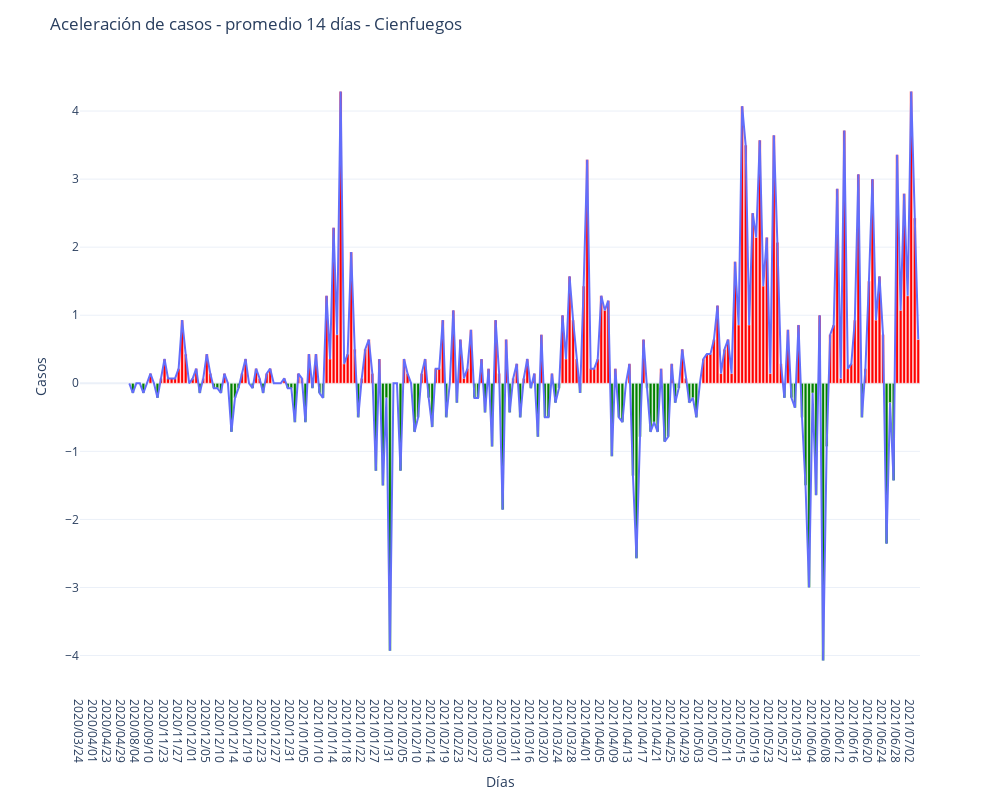

The code cell stored with this chart in its notebook:
### Code cell
import numpy as np
# here you define the color
#cfg["color"] = np.where(cfg["accelMeans14"] >= 0, 'green', "red")
## add a color column to the df, apply along row
cfg['color'] = cfg.apply(lambda x: 'red' if x['accelMeans14'] >= 0 else 'green', axis=1)
pos = cfg[cfg['accelMeans14'] >= 0]
neg = cfg[cfg['accelMeans14'] < 0]

fig = go.Figure()

fig = px.line(cfg, x="Date", y="accelMeans14", template=chartTemplate)

#fig.add_trace(go.Bar(x=cfg['Date'], y=cfg['accelMeans14'], name='Promedio de 14 días', marker = dict(color = 'red')) 

fig.add_trace(go.Bar(x=pos['Date'], y=pos['accelMeans14'], name='Promedio de 14 días', marker = dict(color = 'red')))
fig.add_trace(go.Bar(x=neg['Date'], y=neg['accelMeans14'], name='Promedio de 14 días', marker = dict(color = 'green')))#
fig.update_layout({"title": 'Aceleración de casos - promedio 14 días - Cienfuegos',
                   "xaxis": {"title":"Días"},
                   "yaxis": {"title":"Casos"},

                   "width" : 1000,
                   "height" : 800,                   "showlegend": False})
fig.show()

### Figure 1 — Plotly figure (JSON) as saved in the notebook; plotly's stock layout.template omitted (floating-point values rounded to 4 significant figures; data arrays with more than 128 entries replaced by an {"elided": "..."} marker saying what was removed)
{"data": [{"hovertemplate": "Date=%{x}<br>accelMeans14=%{y}<extra></extra>", "legendgroup": "", "line": {"color": "#636efa", "dash": "solid"}, "mode": "lines", "name": "", "orientation": "v", "showlegend": false, "type": "scatter", "x": {"elided": "239 str values"}, "xaxis": "x", "y": {"elided": "239 float values"}, "yaxis": "y"}, {"marker": {"color": "red"}, "name": "Promedio de 14 días", "type": "bar", "x": {"elided": "149 str values"}, "y": {"elided": "149 float values"}}, {"marker": {"color": "green"}, "name": "Promedio de 14 días", "type": "bar", "x": ["2020/07/25", "2020/08/14", "2020/11/18", "2020/12/03", "2020/12/07", "2020/12/09", "2020/12/10", "2020/12/13", "2020/12/14", "2020/12/15", "2020/12/20", "2020/12/23", "2020/12/30", "2020/12/31", "2021/01/02", "2021/01/05", "2021/01/08", "2021/01/10", "2021/01/11", "2021/01/21", "2021/01/27", "2021/01/29", "2021/01/30", "2021/01/31", "2021/02/03", "2021/02/08", "2021/02/10", "2021/02/13", "2021/02/14", "2021/02/19", "2021/02/22", "2021/02/27", "2021/02/28", "2021/03/02", "2021/03/04", "2021/03/07", "2021/03/09", "2021/03/12", "2021/03/16", "2021/03/18", "2021/03/20", "2021/03/21", "2021/03/23", "2021/03/24", "2021/03/30", "2021/04/08", "2021/04/10", "2021/04/11", "2021/04/14", "2021/04/15", "2021/04/16", "2021/04/18", "2021/04/19", "2021/04/20", "2021/04/21", "2021/04/23", "2021/04/24", "2021/04/26", "2021/04/27", "2021/04/30", "2021/05/01", "2021/05/02", "2021/05/27", "2021/05/29", "2021/05/30", "2021/06/01", "2021/06/02", "2021/06/03", "2021/06/04", "2021/06/05", "2021/06/07", "2021/06/08", "2021/06/18", "2021/06/25", "2021/06/26", "2021/06/27"], "y": [-0.1429, -0.1429, -0.2143, -0.1429, -0.07143, -0.07143, -0.1429, -0.7143, -0.2143, -0.07143, -0.07143, -0.1429, -0.07143, -0.07143, -0.5714, -0.5714, -0.07143, -0.1429, -0.2143, -0.5, -1.286, -1.5, -0.2143, -3.929, -1.286, -0.7143, -0.5, -0.2143, -0.6429, -0.5, -0.2857, -0.2143, -0.2143, -0.4286, -0.9286, -1.857, -0.4286, -0.5, -0.07143, -0.7857, -0.5, -0.5, -0.2857, -0.07143, -0.1429, -1.071, -0.5, -0.5714, -1.357, -2.571, -0.7857, -0.07143, -0.7143, -0.5714, -0.7143, -0.8571, -0.7857, -0.2857, -0.07143, -0.2857, -0.2143, -0.5, -0.2143, -0.2143, -0.3571, -0.5, -1.5, -3, -0.1429, -1.643, -4.071, -0.9286, -0.5, -2.357, -0.2857, -1.429]}], "layout": {"height": 800, "legend": {"tracegroupgap": 0}, "margin": {"t": 60}, "showlegend": false, "title": {"text": "Aceleración de casos - promedio 14 días - Cienfuegos"}, "width": 1000, "xaxis": {"anchor": "y", "domain": [0, 1], "title": {"text": "Días"}}, "yaxis": {"anchor": "x", "domain": [0, 1], "title": {"text": "Casos"}}}}
